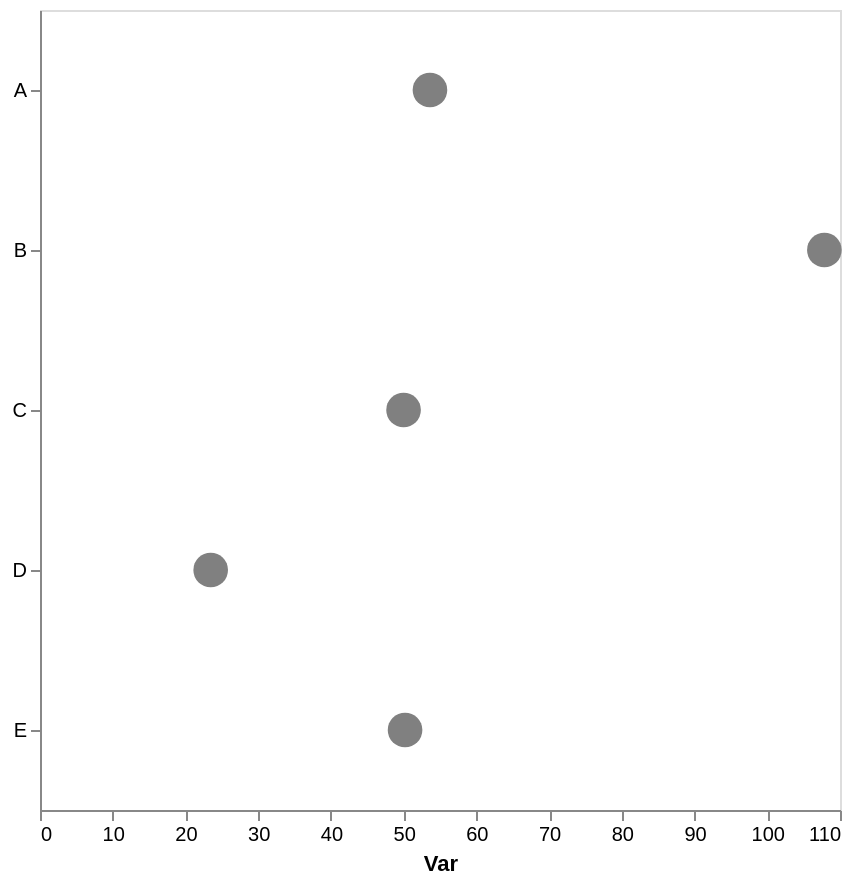

Express this chart as Vega-Lite.
### Vega-Lite specification from a JSON file in a GitHub repository (floating-point values rounded to 4 significant figures)
{"config": {"view": {"continuousWidth": 300, "continuousHeight": 300}, "axis": {"grid": false}, "bar": {"color": "gray"}}, "data": {"name": "data-c8fc482d2e913a08b8e74c115c83c0a1"}, "mark": {"type": "point", "color": "gray", "filled": true, "size": 300}, "encoding": {"x": {"aggregate": "mean", "axis": {"title": "Var"}, "field": "var1", "type": "quantitative"}, "y": {"axis": {"title": null}, "field": "cat", "type": "nominal"}}, "height": 400, "width": 400, "$schema": "https://vega.github.io/schema/vega-lite/v5.17.0.json", "datasets": {"data-c8fc482d2e913a08b8e74c115c83c0a1": [{"cat": "E", "var1": 49.97, "var2": 58.59}, {"cat": "C", "var1": 47.84, "var2": 48.63}, {"cat": "E", "var1": 55.3, "var2": 45.03}, {"cat": "C", "var1": 52.13, "var2": 39.06}, {"cat": "D", "var1": 27.18, "var2": 53.56}, {"cat": "A", "var1": 59.58, "var2": 40.29}, {"cat": "B", "var1": 90.47, "var2": 54.91}, {"cat": "A", "var1": 61.65, "var2": 54.15}, {"cat": "E", "var1": 45.31, "var2": 41.95}, {"cat": "A", "var1": 39.62, "var2": 49.18}, {"cat": "D", "var1": 19.75, "var2": 42.67}, {"cat": "B", "var1": 125.2, "var2": 48.87}]}}
